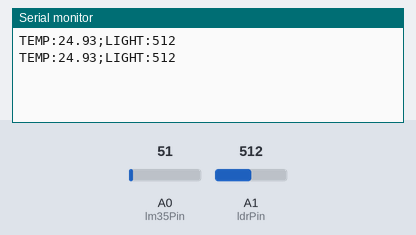
Recording of a sketch running on a simulated Arduino Uno, built with avr-gcc and run on an emulated ATmega328P. Parts: the last lines printed to the serial monitor. The test bench sets the inputs (shaded band); at power-on: A0 (lm35Pin) = 51, A1 (ldrPin) = 512.

Above: at 2.8 s.
2.9 s: A0 (lm35Pin) set to 61
At 5.0 s:
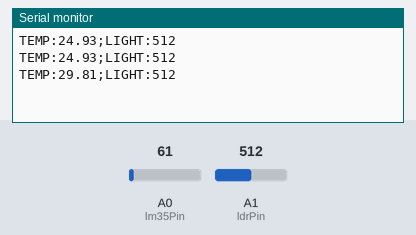
5.6 s: A1 (ldrPin) set to 716
At 6.6 s:
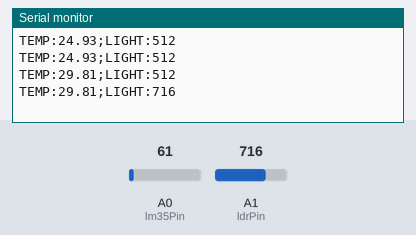
8.3 s: A0 (lm35Pin) set to 71
At 10.8 s:
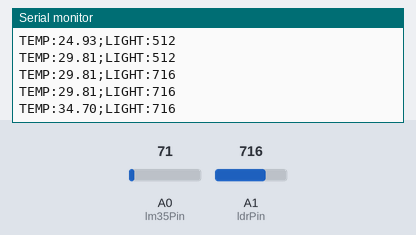
11.0 s: A1 (ldrPin) set to 900
At 12.4 s:
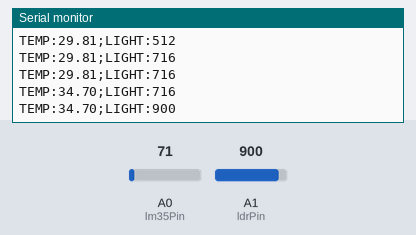
Timing chart, 0 to 14.0 s (numbered marks = the images above; inputs shaded):
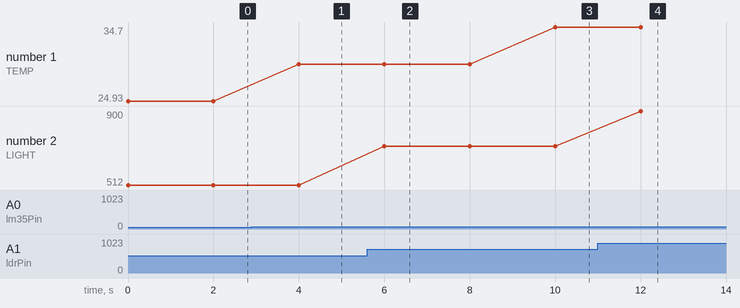

Measured:
- after the input at 2.9 s, the serial monitor: prints a new line after 1.1 s (image 1)
- after the input at 5.6 s, the serial monitor: prints a new line after 0.40 s (image 2)
- after the input at 8.3 s, the serial monitor: prints a new line after 1.7 s (image 3)
- after the input at 11.0 s, the serial monitor: prints a new line after 1.0 s (image 4)
- plotted number 1: 24.93 → 29.81 after the input at 2.9 s, 29.81 → 34.7 after the input at 8.3 s
- plotted number 2: 512 → 716 after the input at 5.6 s, 716 → 900 after the input at 11.0 s

The sketch:

arduino_code.ino
```cpp
const int lm35Pin = A0; // LM35 analog pin
const int ldrPin = A1;  // LDR analog pin

void setup() {
  Serial.begin(9600);
}

void loop() {
  // Read LM35 and convert to Celsius
  int lm35Value = analogRead(lm35Pin);
  float voltage = lm35Value * (5.0 / 1023.0);
  float temperatureC = voltage * 100.0;

  // Read LDR value (0 - 1023)
  int lightLevel = analogRead(ldrPin);

  // Send over Serial in key:value format
  Serial.print("TEMP:");
  Serial.print(temperatureC);
  Serial.print(";LIGHT:");
  Serial.println(lightLevel);

  delay(2000);
}
```
